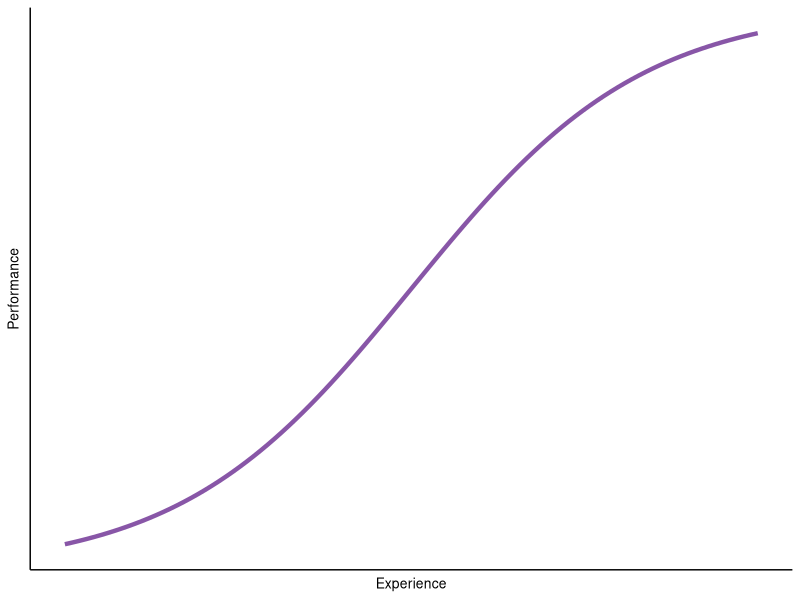
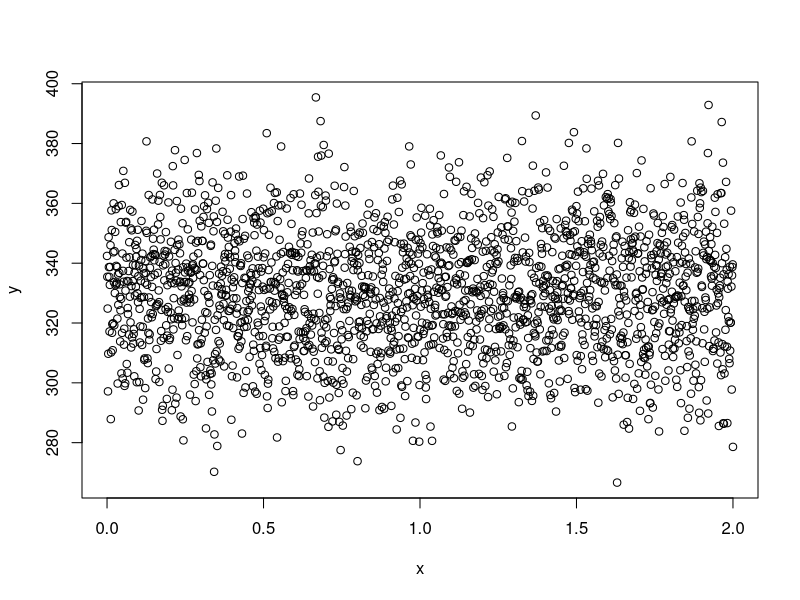
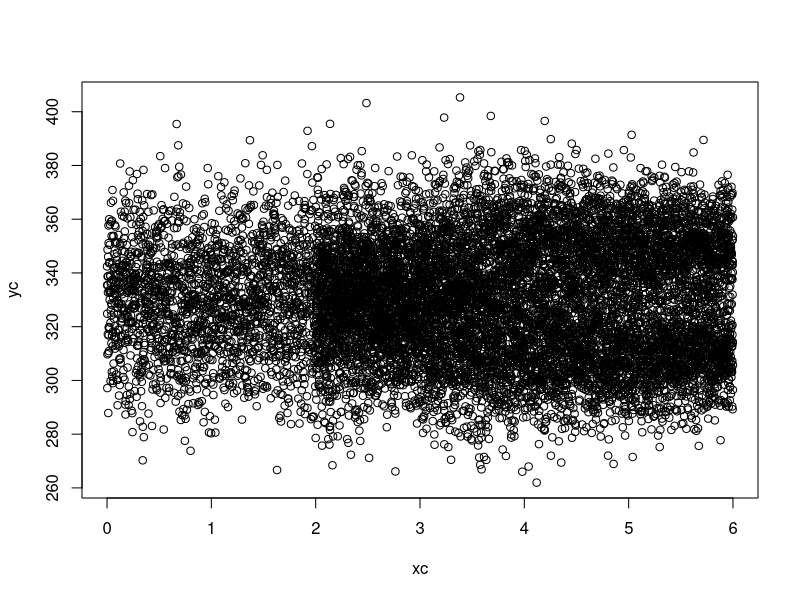
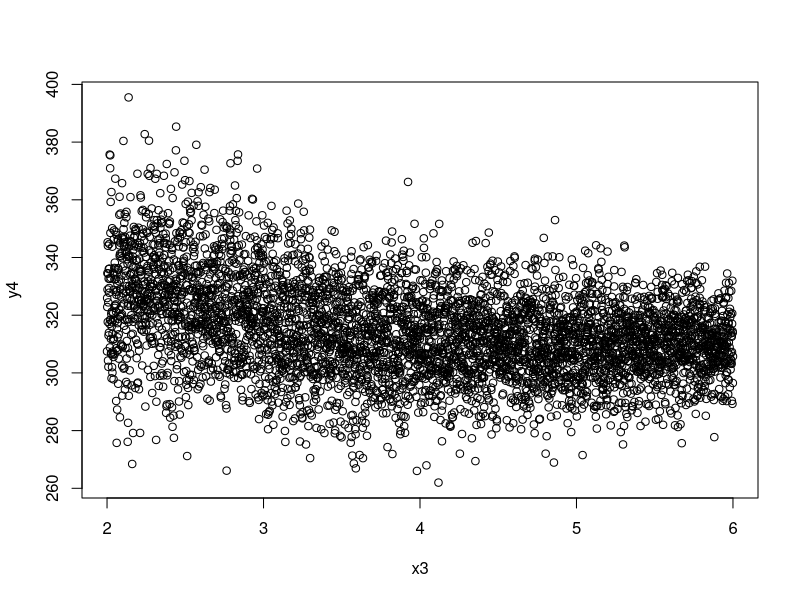
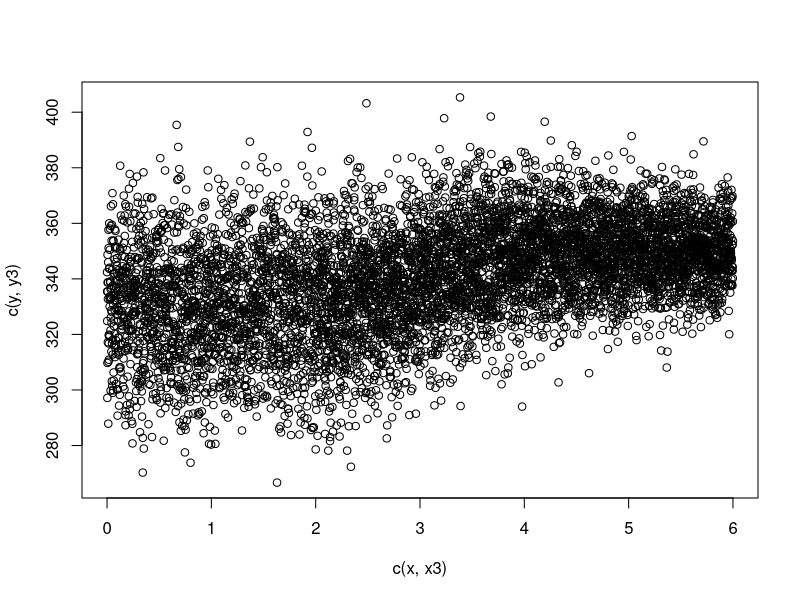
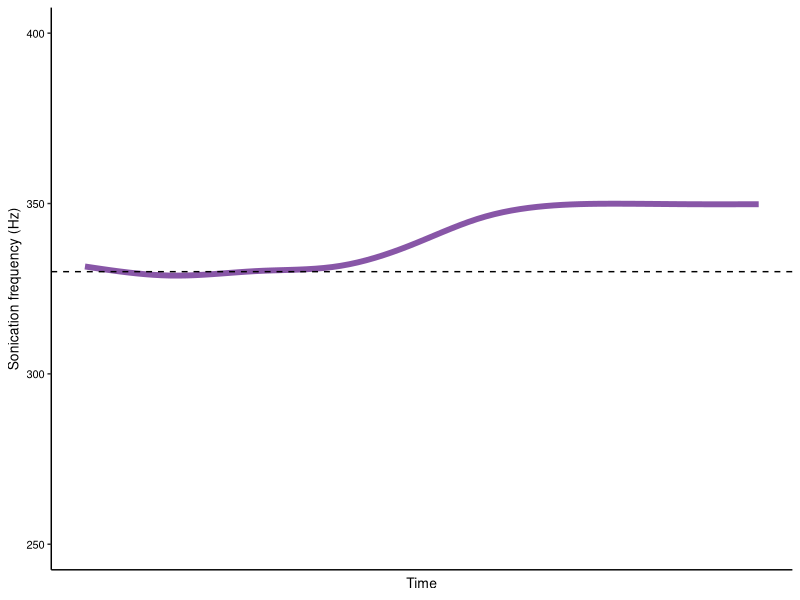
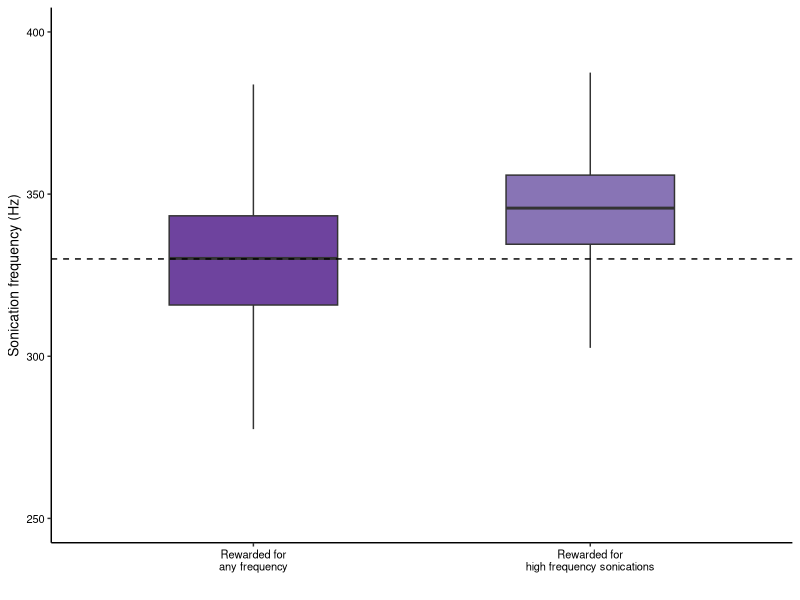
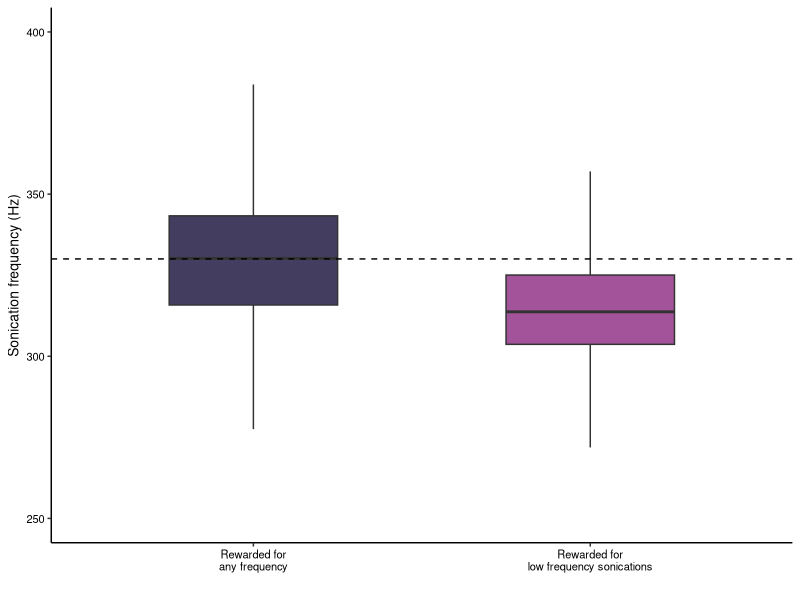

Here is the R script that generated these plots, in order:
#install packages
ipak <- function(pkg){
  new.pkg <- pkg[!(pkg %in% installed.packages()[, "Package"])]
  if(length(new.pkg)) install.packages(new.pkg, dependencies = TRUE)
  sapply(pkg, require, character.only = TRUE)
}

packages <- c("tidyverse")
ipak(packages)

# set ggplot theme
theme_set(theme_classic() + 
            theme(axis.text=element_text(colour="black"), 
                  text=element_text(size=10)))

# set  directories
dataDir <- file.path(getwd(), "data")
figDir <- file.path(getwd(), "figures")

print(paste("last run ", Sys.time()))
print(R.version)


# learning curve
x <- seq(-3, 3, length.out = 100)
y <- 1/(1+ exp(-x))

df <- as.tbl(data.frame(x, y))

ggplot(df, aes(x = x , y= y)) + 
  geom_line(color = "#8856a7", size = 1.5) + 
  labs(x = "Experience", y = "Performance") + 
  theme(axis.text = element_blank(), 
        axis.ticks = element_blank())


ggsave(file.path(figDir, "ExampleLearningCurve.svg"), width = 4, height = 3)


# make example frequency learning plot

x = seq(0,2, length.out = 2000)
y = rnorm(mean = 330, sd = 20, n = length(x))
plot(x, y)

x2 = seq(-1,3, length.out = 5000)
x3 <- x2 + 3
y3 = 1/(1+ exp(-3*x2)) * 20 + 330  + rnorm(length(x2), sd = seq(20, 10, length.out = length(x2)))

y4 <- 1/(1+ exp(3*x2)) * 20 + 330 - 20  + rnorm(length(x2), sd = seq(20, 10, length.out = length(x2)))


xc <- c(x, x3, x3)
yc <- c(y, y3, y4 )
plot(xc, yc)

plot(x3, y4)

plot(x = c(x, x3), y = c(y, y3))

ggplot(data = data.frame(x = c(x, x3), y = c(y, y3)), aes(x , y)) + 
  geom_point(alpha = 0, stroke = 0) + 
  stat_smooth(span = 0.9, se = FALSE, color = "#8856a7", size =2) + 
  labs(y = "Sonication frequency (Hz)", 
       x = "Time") + 
  theme(axis.text.x = element_blank(), 
        axis.ticks.x = element_blank()) + 
  ylim(c(250, 400)) + 
  geom_hline(aes(yintercept = 330), lty = 2)

ggsave(file.path(figDir, "HypotheticalHighTrt.svg"), width = 4, height = 3)

ggsave(file.path(figDir, "HypotheticalHighTrt.png"), dpi = 400, width = 4, height = 3)


newDF <- as.tbl(data.frame(x1 = c(x, x3), y = c(y, y3))) %>%
  mutate(`Reward Status` = recode(as.character(x1 >= 2), 
                                  "TRUE" = "Rewarded for\nhigh frequency sonications", 
                                  "FALSE" = "Rewarded for\nany frequency"))


ggplot(newDF, aes(x = `Reward Status` , y)) + 
  geom_boxplot(aes(fill = `Reward Status`), alpha = 0.8, width = 0.5, outlier.colour = NA) +
  labs(y = "Sonication frequency (Hz)", 
       x = "") + 
  ylim(c(250, 400)) + 
  geom_hline(aes(yintercept = 330), lty = 2) + 
  scale_fill_manual(values = c("#4a1486", "#6a51a3")) + 
  theme(legend.position = "none")

ggsave(file.path(figDir, "HypotheticalHighTrt_boxplot.png"), dpi = 400, width = 4, height = 3)


newDF <- as.tbl(data.frame(x1 = c(x, x3), y = c(y, y4))) %>%
  mutate(`Reward Status` = recode(as.character(x1 >= 2), 
                                  "TRUE" = "Rewarded for\nlow frequency sonications", 
                                  "FALSE" = "Rewarded for\nany frequency"))

ggplot(newDF, aes(x = `Reward Status` , y)) + 
  geom_boxplot(aes(fill = `Reward Status`), alpha = 0.8, width = 0.5, outlier.colour = NA) +
  labs(y = "Sonication frequency (Hz)", 
       x = "") + 
  ylim(c(250, 400)) + 
  geom_hline(aes(yintercept = 330), lty = 2) + 
  #scale_fill_manual(values = c("#4a1486", "#6a51a3")) + 
  scale_fill_viridis_d(name = "Treatment", begin =0.1, end = 0.4, option = "A") + 
  theme(legend.position = "none")

ggsave(file.path(figDir, "HypotheticalLowTrt_boxplot.png"), dpi = 400, width = 4, height = 3)



ggplot(data = data.frame(x = c(x, x3), y = c(y, y4)), aes(x , y)) + 
  geom_point(alpha = 0, stroke = 0) + 
  stat_smooth(span = 0.9, se = FALSE, color = "#8856a7", size = 2) + 
  labs(y = "Sonication frequency (Hz)", 
       x = "Time") + 
  theme(axis.text.x = element_blank(), 
        axis.ticks.x = element_blank()) + 
  ylim(c(250, 400))+ 
  geom_hline(aes(yintercept = 330), lty = 2)

ggsave(file.path(figDir, "HypotheticalLowTrt.svg"), width = 4, height = 3)
ggsave(file.path(figDir, "HypotheticalLowTrt.png"), dpi = 400, width = 4, height = 3)


## Sonication accel

ggplot(data = data.frame(x = c(x, x3), y = c(y, y4)), aes(x , y)) + 
  geom_point(alpha = 0.0, stroke = 0) + 
  stat_smooth(span = 0.9, se = FALSE, color = "#8856a7", size = 1.2) + 
  labs(y =  expression("Sonication acceleration " (m~s^{-2})), 
       x = "Time") + 
  theme(axis.text.x = element_blank(), 
        axis.ticks.x = element_blank()) + 
  ylim(c(0, 50))+ 
  geom_hline(aes(yintercept = 330), lty = 2)

ggsave(file.path(figDir, "HypotheticalLowTrt_ACCEL.png"), dpi = 400, width = 4, height = 3)



## Sonication accel for predictable, innate response

ggplot(data = data.frame(x = c(x, x3), y = c(y, y3)), aes(x , (y-min(y))  / 7)) + 
  geom_point(alpha = 0, stroke = 0) + 
  stat_smooth(span = 0.9, se = FALSE, color = "#8856a7", size = 2) + 
  labs(y =  expression("Sonication acceleration " (m~s^{-2})), 
       x = "Time") + 
  theme(axis.text.x = element_blank(), 
        axis.ticks.x = element_blank()) + 
  geom_hline(aes(yintercept = 9), lty = 2)

ggsave(file.path(figDir, "HypotheticalLowTrt_ACCEL2.png"), dpi = 400, width = 4, height = 3)



# Frequency and amplitude plot
x = seq(0, 0.1, length.out = 500)
y = 10 * sin(2 * pi* 50 * x)

ggplot(data.frame(x,y), aes(x , y )) + 
  geom_line(color = "#8856a7", size = 1.2) + 
  labs(x = "Time (s)", 
       y = expression("Sonication acceleration " (m~s^{-2}))) + 
  geom_hline(aes(yintercept = 0), lty = 2)

ggsave(file.path(figDir, "Hypotheticalwave.png"), width = 6, height = 3, dpi = 500)



# Physical constraint expectations

# Frequency and amplitude plot
factorVar = rep(c(0, 50), each = 500)
x = seq(0, 1, length.out = length(factorVar))
y = rnorm(mean = 0, sd = 20, n= length(x)) + 330 - factorVar


weightDF <- data.frame(x,y, factorVar) %>%
  mutate(`FlowerType` = recode(as.character(factorVar), 
                                  "0" = "Sham", 
                                  "50" = "IncreasedMass"))
ggplot(weightDF, aes(x , y, color = FlowerType )) + 
  geom_point(size = 1, alpha = 0) + 
  stat_smooth(span = 0.9, se = FALSE, size = 2) + 
  labs(x = "Visit Number", 
       y = expression("Sonication frequency     "        (Hz))) + 
  theme(axis.text.x = element_blank(), 
        axis.ticks.x = element_blank(), 
        legend.position = "none") + 
  geom_vline(aes(xintercept = 0.5), lty = 2) + 
  scale_color_manual(values = c("#4a1486", "#6a51a3"))

ggsave(file.path(figDir, "hypotheticalWeight_freq.png"), dpi = 500, width = 4, height = 3)


# Frequency and amplitude plot
factorVar = rep(c(0, 20), each = 500)
x = seq(0, 1, length.out = length(factorVar))
y = rnorm(mean = 0, sd = 20, n= length(x)) + 330 - factorVar


weightDF <- data.frame(x,y, factorVar) %>%
  mutate(`FlowerType` = recode(as.character(factorVar), 
                               "0" = "Sham", 
                               "50" = "IncreasedMass"))

ggplot(weightDF, aes(x , y/ 20, color = FlowerType )) + 
  geom_point(size = 1, alpha = 0) + 
  stat_smooth(span = 0.9, se = FALSE, size = 2) + 
  labs(x = "Visit Number", 
       y = expression("Sonication acceleration " (m~s^{-2}))) + 
  theme(axis.text.x = element_blank(), 
        axis.ticks.x = element_blank(), 
        legend.position = "none") + 
  geom_vline(aes(xintercept = 0.5), lty = 2) + 
  scale_color_manual(values = c("#4a1486", "#6a51a3"))

ggsave(file.path(figDir, "hypotheticalWeight_acc.png"), dpi = 500, width = 4, height = 3)
